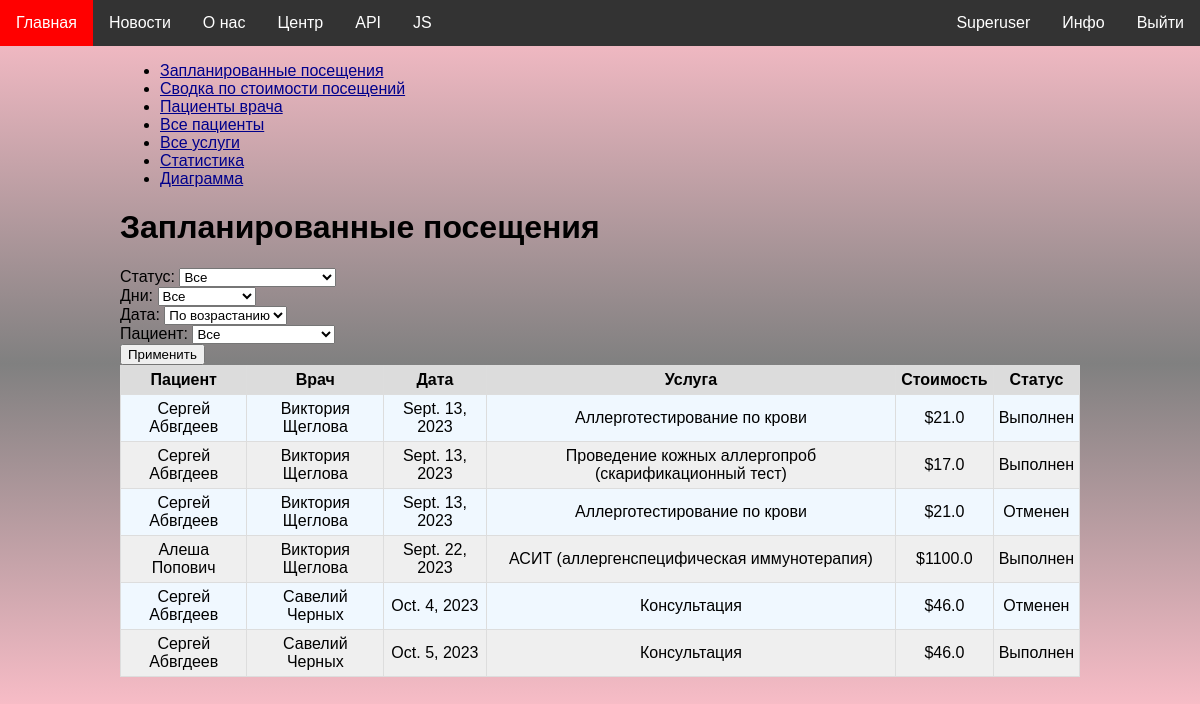
The page /stats/planned_visits/ (signed in) on the database as committed earlier.
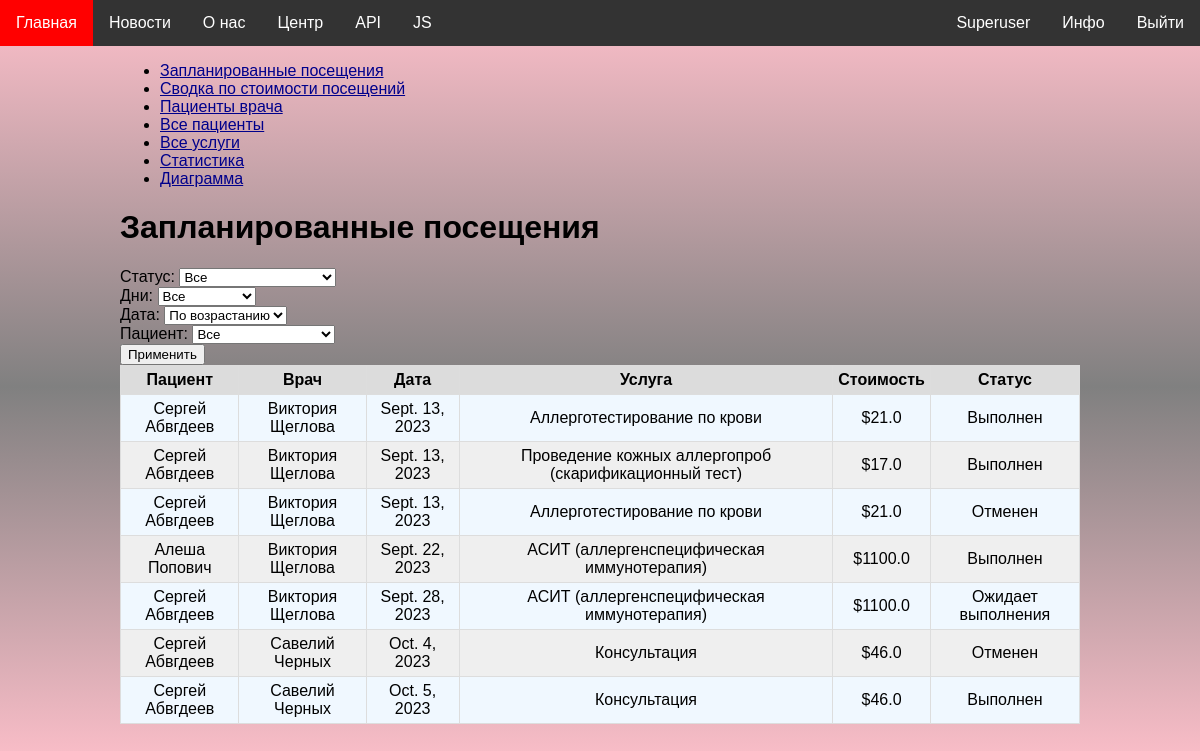
The same page on the database as committed later.
### orders/models.py (models this page shows, shortened)
class Order(models.Model):
    patient = models.ForeignKey(PatientProfile, on_delete=models.CASCADE)
    service = models.ForeignKey(Service, on_delete=models.CASCADE)
    doctor_schedule = models.ForeignKey(DoctorSchedule, on_delete=models.CASCADE)
    promo_code = models.ForeignKey(PromoCode, on_delete=models.SET_NULL, null=True, blank=True)
    status = models.CharField(
        max_length=50,
        choices=[
            ('pending', 'Ожидает выполнения'),
            ('completed', 'Выполнен'),
            ('cancelled', 'Отменен'),
        ],
        default='pending'
    )

### patients/models.py (models this page shows, shortened)
class PatientProfile(models.Model):
    user = models.OneToOneField(User, on_delete=models.CASCADE)
    date_of_birth = models.DateField(validators=[validate_age])
    address = models.CharField(max_length=100)
    phone_number = models.CharField(
        max_length=17,
        validators=[
            RegexValidator(
                regex=r"\+375-\d{2}-\d{3}-\d{2}-\d{2}",
                message='Некорректный номер телефона',
            ),
        ],
        help_text="Формат: +375-XX-XXX-XX-XX"
    )

### doctors/models.py (models this page shows, shortened)
class DoctorSchedule(models.Model):
    doctor = models.ForeignKey(DoctorProfile, on_delete=models.CASCADE)
    date = models.DateField(default=date.today() + timedelta(days=1))
    start_time = models.TimeField(default='09:00')
    end_time = models.TimeField(default='17:00')
    created_at = models.DateTimeField(auto_now_add=True)
    updated_at = models.DateTimeField(auto_now=True)
    class Meta:
        unique_together = ('doctor', 'date')

class DoctorProfile(models.Model):
    user = models.OneToOneField(User, on_delete=models.CASCADE)
    specializations = models.ManyToManyField(Specialization)
    experience = models.DateField(null=True, blank=True)
    category = models.ForeignKey(Category, on_delete=models.SET_NULL, null=True, blank=True)
    academic_degree = models.ForeignKey(AcademicDegree, on_delete=models.SET_NULL, null=True, blank=True)
    types = models.ManyToManyField(Type)
    photo = models.ImageField(upload_to='images/doctors/profile_photos', null=True, blank=True)
    phone_number = models.CharField(max_length=17, null=True, blank=True,
                                    help_text="Формат: +375-XX-XXX-XX-XX")
    email = models.EmailField(null=True, blank=True)

### services/models.py (models this page shows, shortened)
class Service(models.Model):
    name = models.CharField(max_length=100)
    subcategory = models.ForeignKey(SubCategory, on_delete=models.CASCADE)
    price = models.FloatField(validators=[MinValueValidator(0.0), MaxValueValidator(999999999)])

### stats/views.py (the view)
# urls.py: path('planned_visits/', planned_visits, name='planned_visits'),
@user_passes_test(lambda user: user.is_superuser)
def planned_visits(request):
    status = request.GET.get('status', 'all')
    if status == 'completed':
        status_filter = Q(status='completed')
    elif status == 'pending':
        status_filter = Q(status='pending')
    elif status == 'cancelled':
        status_filter = Q(status='cancelled')
    else:
        status_filter = Q()
    days = request.GET.get('days', 'all')
    today = date.today()
    if days == 'past':
        days_filter = Q(doctor_schedule__date__lt=today)
    elif days == 'today':
        days_filter = Q(doctor_schedule__date=today)
    elif days == 'future':
        days_filter = Q(doctor_schedule__date__gt=today)
    else:
        days_filter = Q()
    order = request.GET.get('order', 'asc')
    if order == 'asc':
        order_by = 'doctor_schedule__date'
    else:
        order_by = '-doctor_schedule__date'
    orders = Order.objects.filter(status_filter & days_filter).order_by(order_by)
    patient_id = request.GET.get('patient_id', None)
    if patient_id:
        orders = orders.filter(patient__id=patient_id)
    patients = PatientProfile.objects.all()
    context = {'status': status,
               'days': days,
               'order': order,
               'orders': orders,
               'patient_id': int(patient_id) if patient_id else None,
               'patients': patients}
    logger.info('Displayed planned visits')
    return render(request, 'stats/planned_visits.html', context)

### website/templatetags/custom_tags.py (called while the page is built)
@register.simple_tag
def current_times():
    return {
        'local_time': datetime.now().strftime("%Y-%m-%d %H:%M:%S"),
        'utc_time':  datetime.now(timezone.utc).strftime("%Y-%m-%d %H:%M:%S"),
        'time_zone': timezone.get_current_timezone()
    }

@register.simple_tag
def date_range(num):
    today = datetime.now()
    date_list = [today + timedelta(days=i) for i in range(num)]
    return date_list

### stats/templates/stats/planned_visits.html (shortened to what this page needs)
{% extends 'stats/base_content.html' %}
{% block page_content %}
    <h1>Запланированные посещения</h1>
    <form method="GET" action="{% url 'planned_visits' %}">
        <div>
            <label for="status">Статус:</label>
            <select name="status" id="status">
                <option value="all" {% if status == 'all' %}selected{% endif %}>Все</option>
            </select>
        </div>
        <div>
            <label for="days">Дни:</label>
            <select name="days" id="days">
                <option value="all" {% if days == 'all' %}selected{% endif %}>Все</option>
            </select>
        </div>
        <div>
            <label for="order">Дата:</label>
            <select name="order" id="order">
                <option value="asc" {% if order == 'asc' %}selected{% endif %}>По возрастанию</option>
            </select>
        </div>
        <div>
            <label for="patient_id">Пациент:</label>
            <select name="patient_id" id="patient_id">
                <option value="">Все</option>
            </select>
        </div>
        <button type="submit">Применить</button>
    </form>
    <table class="table">
        <thead>
            <tr>
                <th>Пациент</th>
                <th>Врач</th>
                <th>Дата</th>
                <th>Услуга</th>
                <th>Стоимость</th>
                <th>Статус</th>
            </tr>
        </thead>
        <tbody>
            {% for order in orders %}
                <tr>
                    <td>{{ order.patient.user.get_full_name }}</td>
                    <td>{{ order.doctor_schedule.doctor.user.get_full_name }}</td>
                    <td>{{ order.doctor_schedule.date }}</td>
                    <td>{{ order.service.name }}</td>
                    <td>${{ order.service.price }}</td>
                    <td>{{ order.get_status_display }}</td>
                </tr>
            {% endfor %}
        </tbody>
    </table>
{% endblock %}

Rows that differ between the two databases and show on the page:
added Order: patient.user.get_full_name "Сергей Абвгдеев", doctor_schedule.doctor.user.get_full_name "Виктория Щеглова", doctor_schedule "Sept. 28, 2023", service.name "АСИТ (аллергенспецифическая иммунотерапия)", service.price "1100.0", status "Ожидает выполнения"
